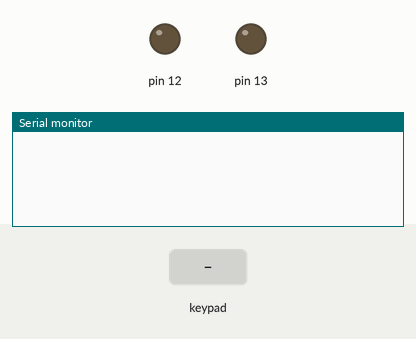
A sketch run on a simulated Arduino Uno, built with avr-gcc and run on an emulated ATmega328P. Parts: output pins drawn as LEDs (lit = HIGH), the last lines printed to the serial monitor. The test bench sets the inputs (shaded band).

Above: at 2.4 s.
2.5 s: key '1' pressed
At 4.4 s:
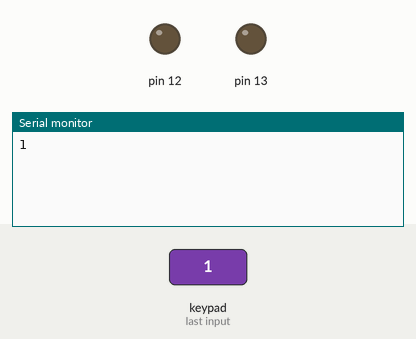
4.7 s: key 'A' pressed
At 6.3 s:
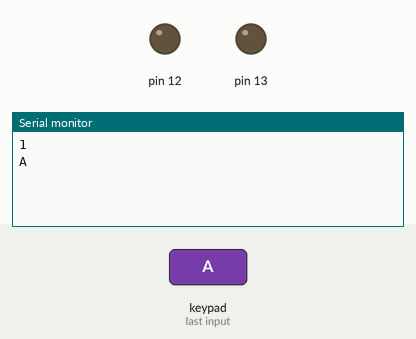
7.1 s: key 'B' pressed
At 9.4 s:
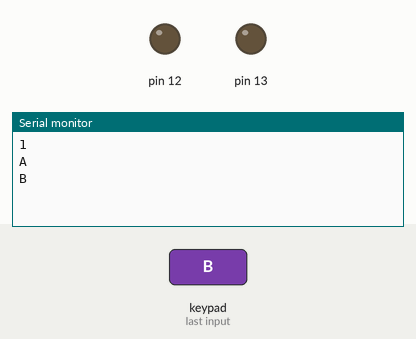

Measured:
- after the input at 2.5 s, the serial monitor: prints a new line after 0.70 s (image 1)
- after the input at 4.7 s, the serial monitor: prints a new line after 0.90 s (image 2)
- after the input at 7.1 s, the serial monitor: prints a new line after 0.91 s (image 3)

The sketch:

Teclado_Matricial.ino
```cpp
#include <Keypad.h>
#include <EEPROM.h>
byte dato2; //va a ser el byte a recibir

const byte Filas = 4;
const byte Cols = 4;
byte dato;

byte Pins_Filas[] = {9, 8, 7, 6};
byte Pins_Cols[] = {5, 4, 3, 2};
char Teclas [ Filas ][ Cols ] =
{
  {'1','2','3','A'},
  {'4','5','6','B'},
  {'7','8','9','C'},
  {'*','0','#','D'}
};

Keypad Teclado1 = Keypad(makeKeymap(Teclas), Pins_Filas, Pins_Cols, Filas, Cols);
void setup(){
  Serial.begin(9600) ;
  pinMode (13,OUTPUT);
  pinMode (12,OUTPUT);}
void loop()

{	  char pulsacion = Teclado1.getKey() ;
if (pulsacion !=0)
      Serial.println(pulsacion);
       if(dato==1){
      digitalWrite(13, HIGH);   // enciende el LED
      delay(1000);                  // espera por un segundo
      }else{
      digitalWrite(13, LOW);    // apaga el LED
      delay(400);
      }
       if(dato2==1){
      digitalWrite(12, HIGH);   // enciende el LED
      delay(1000);                  // espera por un segundo
      }else{
      digitalWrite(12, LOW);    // apaga el LED
      delay(400);
      }
  }
```
